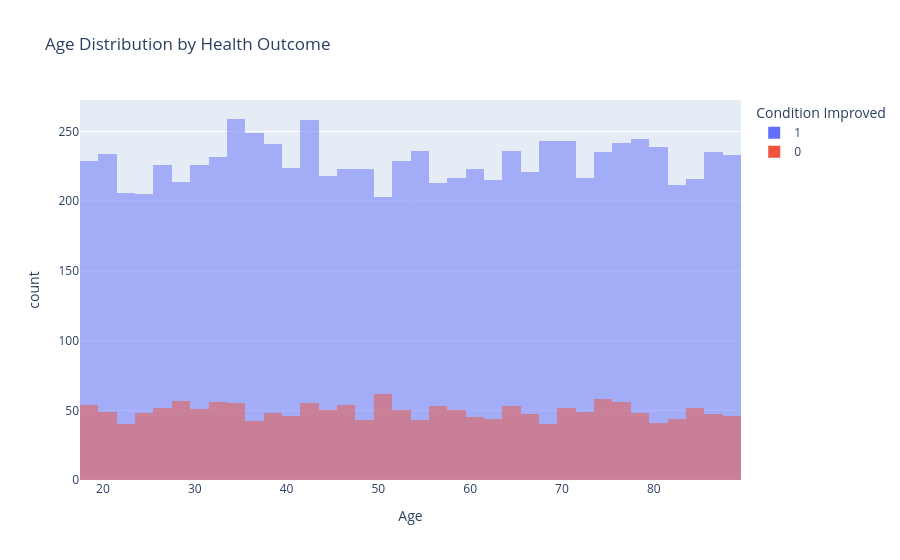

Notebook code for this chart:
### Code cell
fig = px.histogram(
    df,
    x="Age",
    color="Condition_Improved",
    title="Age Distribution by Health Outcome",
    labels={
        "Age": "Age",
        "Condition_Improved": "Condition Improved"
    },
    barmode="overlay"
)

fig.show()

### Figure 1 — Plotly figure (JSON) as saved in the notebook; plotly's stock layout.template omitted (floating-point values rounded to 4 significant figures; data arrays with more than 128 entries replaced by an {"elided": "..."} marker saying what was removed)
{"data": [{"bingroup": "x", "hovertemplate": "Condition Improved=1<br>Age=%{x}<br>count=%{y}<extra></extra>", "legendgroup": "1", "marker": {"color": "#636efa", "opacity": 0.5, "pattern": {"shape": ""}}, "name": "1", "orientation": "v", "showlegend": true, "type": "histogram", "x": {"elided": "8220 int values"}, "xaxis": "x", "yaxis": "y"}, {"bingroup": "x", "hovertemplate": "Condition Improved=0<br>Age=%{x}<br>count=%{y}<extra></extra>", "legendgroup": "0", "marker": {"color": "#EF553B", "opacity": 0.5, "pattern": {"shape": ""}}, "name": "0", "orientation": "v", "showlegend": true, "type": "histogram", "x": {"elided": "1780 int values"}, "xaxis": "x", "yaxis": "y"}], "layout": {"barmode": "overlay", "legend": {"title": {"text": "Condition Improved"}, "tracegroupgap": 0}, "title": {"text": "Age Distribution by Health Outcome"}, "xaxis": {"anchor": "y", "domain": [0, 1], "title": {"text": "Age"}}, "yaxis": {"anchor": "x", "domain": [0, 1], "title": {"text": "count"}}}}
